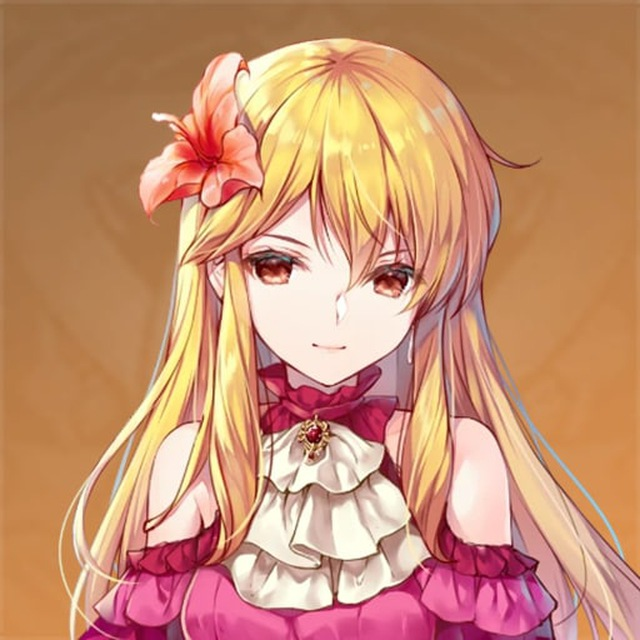
#> input picture resources/ayra.jpg, 640 x 640 px
$ python -i utils.py   (imports and definitions only)
#> lines starting #> are read from the running program, lines starting #| are printed output that depends on the picture; after the words box and inside, x2 and y2 are one past the last pixel; in counts of white or black regions, pixels touching at a corner belong together
import os, shutil, glob
import subprocess as subp
from PIL import Image, ImageDraw, ImageFont
from io import BytesIO

from PyQt5.QtCore import QFile
from PyQt5.QtGui import QImage, QPixmap, QIcon, QPainter, QColor
from PyQt5.QtWidgets import (
	QMessageBox
)

from .database import loadSettings, saveSettings


# [4 lines left out: function isWindows, not called in this run]

import sys
# [30 lines left out: function get_mpv_cmd, not called in this run]

def remove_end_spaces(string):
	return "".join(string.rstrip())

# Remove first and  end spaces
def remove_first_end_spaces(string):
	return "".join(string.rstrip().lstrip())

# Remove all spaces
def remove_all_spaces(string):
	return "".join(string.split())


# Remove all extra spaces
def remove_all_extra_spaces(string):
	return " ".join(string.split())

# [119 lines left out: functions add_corners, make_rounded, make_rounded_res, write_eps_cover, pil2pixmap, svg_color and 2 more, not called in this run]

>>> result = make_rounded_res('../resources/ayra.jpg')
#> in make_rounded_res, im is the input picture: PIL image 640x640 RGB; mean R, G, B 199.8, 143.5, 112.4
#> in add_corners, `circle = Image.new('L', (rad * 2, rad * 2), 0)`: circle: PIL image 640x640 L; every value is 0
#> in add_corners, `alpha = Image.new('L', im.size, 255)`: alpha: PIL image 640x640 L; every value is 255
#> in add_corners, `alpha.paste(circle.crop((0, 0, rad, rad)), (0, 0))`:
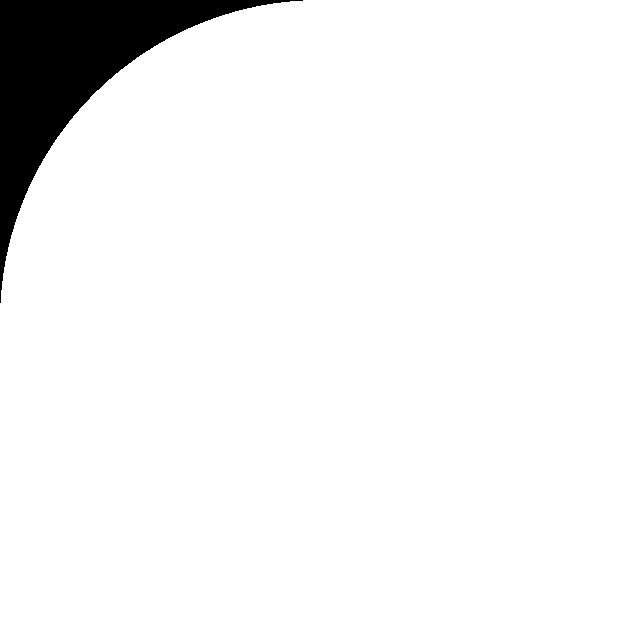
#> alpha: PIL image 640x640 L; 94.6% white; 1 black region, box (x1, y1, x2, y2) and area: (0, 0, 303, 303) 22062
#> in add_corners, `alpha.paste(circle.crop((0, 0, rad, rad)), (0, 0))`:
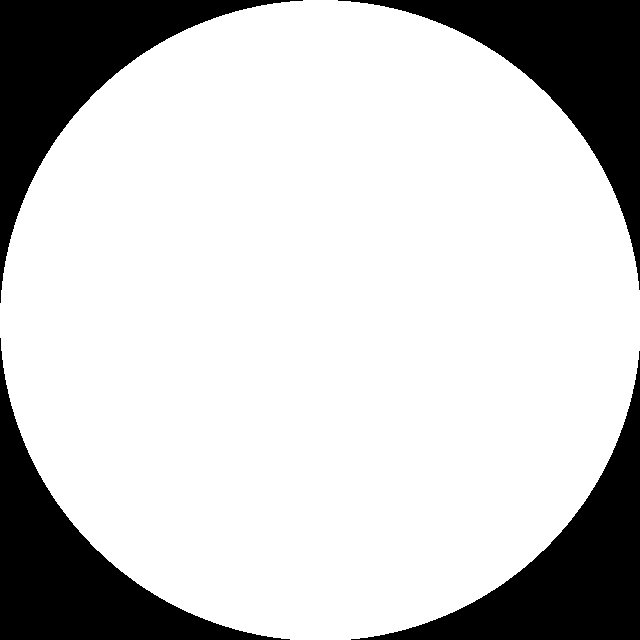
#> circle: PIL image 640x640 L; 78.8% white; 4 black regions, box (x1, y1, x2, y2) and area: (0, 0, 303, 303) 22062, (338, 0, 640, 290) 21759, (0, 338, 290, 640) 21759, (351, 351, 640, 640) 21457
#> in add_corners, `alpha.paste(circle.crop((0, rad, rad, rad * 2)), (0, h - rad))`:
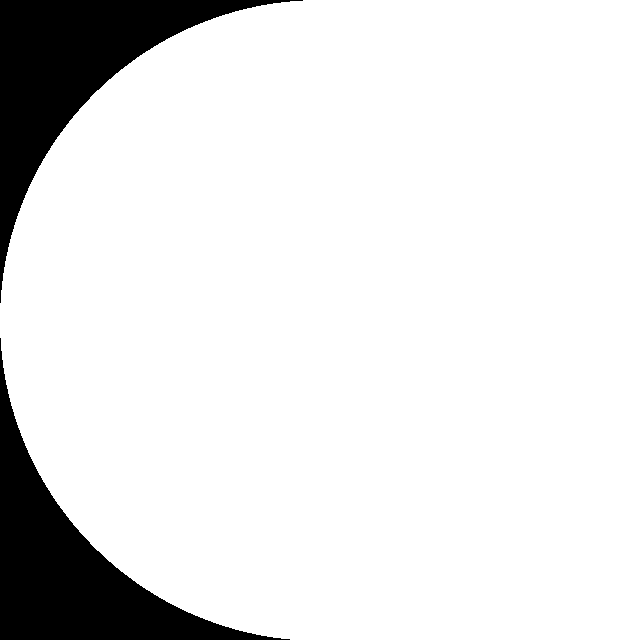
#> alpha: PIL image 640x640 L; 89.3% white; 2 black regions, box (x1, y1, x2, y2) and area: (0, 0, 303, 303) 22062, (0, 338, 290, 640) 21759
#> in add_corners, `alpha.paste(circle.crop((rad, 0, rad * 2, rad)), (w - rad, 0))`:
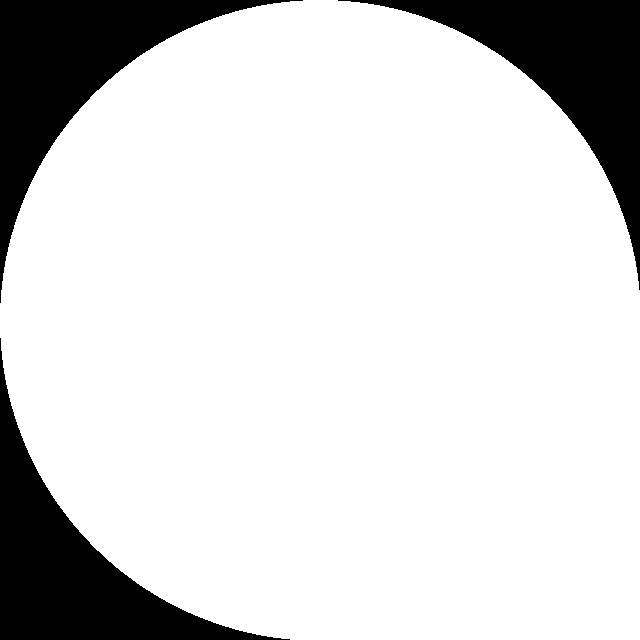
#> alpha: PIL image 640x640 L; 84% white; 3 black regions, box (x1, y1, x2, y2) and area: (0, 0, 303, 303) 22062, (338, 0, 640, 290) 21759, (0, 338, 290, 640) 21759
#> in add_corners, `im.putalpha(alpha)`:
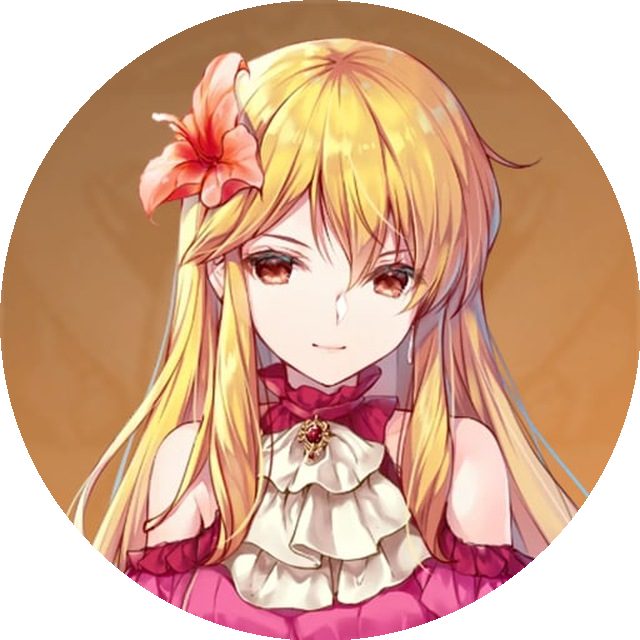
#> im: PIL image 640x640 RGBA; mean R, G, B, A 199.8, 143.5, 112.4, 200.8; transparent parts drawn white
#> (the run stopped early here; a loop or call above may not have finished)
